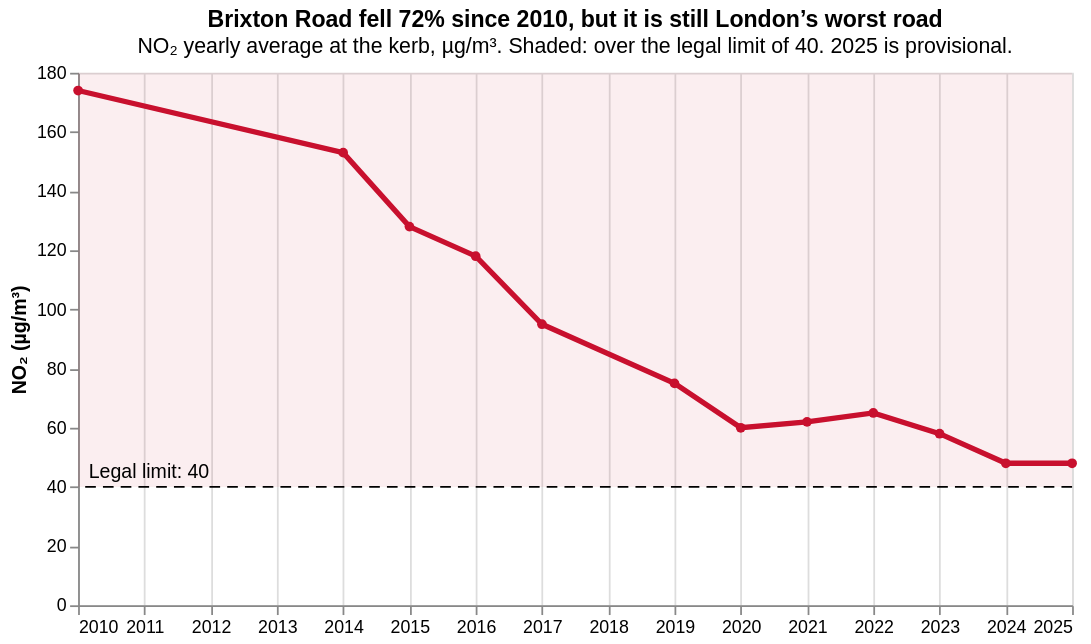

Write notebook code for a chart like this one.
### Markdown cell above
**C2.** The title says the finding: **both halves**, in one sentence. The subtitle says how to read the chart.

### Code cell
finding = 'Brixton Road fell 72% since 2010, but it is still London’s worst road'
how = 'NO₂ yearly average at the kerb, µg/m³. Shaded: over the legal limit of 40. 2025 is provisional.'

(band + limit + limit_words + line).properties(
    width=560, height=300, title=alt.Title(finding, subtitle=how))

### Figure 1 — Vega-Lite specification as saved in the notebook (floating-point values rounded to 4 significant figures)
{"config": {"view": {"continuousWidth": 300, "continuousHeight": 300}}, "layer": [{"data": {"name": "empty"}, "mark": {"type": "rect", "color": "#c8102e", "opacity": 0.07}, "encoding": {"y": {"datum": 40}, "y2": {"datum": 180}}}, {"data": {"name": "empty"}, "mark": {"type": "rule", "strokeDash": [6, 4]}, "encoding": {"y": {"datum": 40}}}, {"data": {"name": "empty"}, "mark": {"type": "text", "align": "left", "dy": -8}, "encoding": {"text": {"value": "Legal limit: 40"}, "x": {"value": 6}, "y": {"datum": 40}}}, {"data": {"name": "data-36538bebd6b4460d3cd455cbdd96ad1d"}, "mark": {"type": "line", "color": "#c8102e", "point": {"color": "#c8102e"}, "strokeWidth": 3}, "encoding": {"x": {"axis": {"format": "d"}, "field": "year", "scale": {"domain": [2010, 2025]}, "title": null, "type": "quantitative"}, "y": {"field": "no2", "scale": {"domain": [0, 180]}, "title": "NO₂ (µg/m³)", "type": "quantitative"}}}], "height": 300, "title": {"text": "Brixton Road fell 72% since 2010, but it is still London’s worst road", "subtitle": "NO₂ yearly average at the kerb, µg/m³. Shaded: over the legal limit of 40. 2025 is provisional."}, "width": 560, "$schema": "https://vega.github.io/schema/vega-lite/v6.4.1.json", "datasets": {"empty": [{}], "data-36538bebd6b4460d3cd455cbdd96ad1d": [{"code": "LB4", "site": "Brixton Road", "borough": "Lambeth", "type": "Kerbside", "year": 2010, "no2": 174}, {"code": "LB4", "site": "Brixton Road", "borough": "Lambeth", "type": "Kerbside", "year": 2014, "no2": 153}, {"code": "LB4", "site": "Brixton Road", "borough": "Lambeth", "type": "Kerbside", "year": 2015, "no2": 128}, {"code": "LB4", "site": "Brixton Road", "borough": "Lambeth", "type": "Kerbside", "year": 2016, "no2": 118}, {"code": "LB4", "site": "Brixton Road", "borough": "Lambeth", "type": "Kerbside", "year": 2017, "no2": 95}, {"code": "LB4", "site": "Brixton Road", "borough": "Lambeth", "type": "Kerbside", "year": 2019, "no2": 75}, {"code": "LB4", "site": "Brixton Road", "borough": "Lambeth", "type": "Kerbside", "year": 2020, "no2": 60}, {"code": "LB4", "site": "Brixton Road", "borough": "Lambeth", "type": "Kerbside", "year": 2021, "no2": 62}, {"code": "LB4", "site": "Brixton Road", "borough": "Lambeth", "type": "Kerbside", "year": 2022, "no2": 65}, {"code": "LB4", "site": "Brixton Road", "borough": "Lambeth", "type": "Kerbside", "year": 2023, "no2": 58}, {"code": "LB4", "site": "Brixton Road", "borough": "Lambeth", "type": "Kerbside", "year": 2024, "no2": 48}, {"code": "LB4", "site": "Brixton Road", "borough": "Lambeth", "type": "Kerbside", "year": 2025, "no2": 48}]}}
